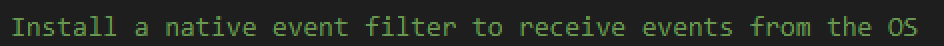
#> input picture V0.5.3.1/Capture/capture.png, 472 x 23 px, found by its file name (shown 2 times larger)
$ python -i V3Image2Text.py   (imports and definitions only)
#> lines starting #> are read from the running program, lines starting #| are printed output that depends on the picture
# -*- coding: utf-8 -*-
from PIL import Image, ImageEnhance
from pytesseract import image_to_string, pytesseract


from orcSpaceLib import OCRSpace

def ImageToText(image=".\Capture\\capture.png"):
#> called with image = '.\\Capture\\capture.png'
	try:
		imgOriginal = Image.open(image)
#> imgOriginal is the input picture: PIL image 472x23 RGB; mean R, G, B 36.5, 41.2, 34.4


		imgColor = ImageEnhance.Color(imgOriginal)
		imgColorE = imgColor.enhance(0)
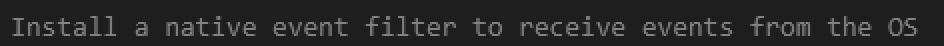
#> imgColorE: PIL image 472x23 RGB (shown 2 times larger); min 30, max 131, mean 39

		imgSharpe = ImageEnhance.Sharpness(imgColorE)
		imgSharpeE = imgSharpe.enhance(1.75)
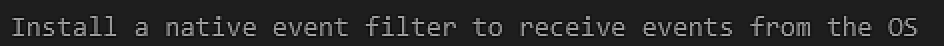
#> imgSharpeE: PIL image 472x23 RGB (shown 2 times larger); min 0, max 170, mean 38.9


		imgContrast = ImageEnhance.Contrast(imgSharpeE)
		imgContrastE = imgContrast.enhance(5)
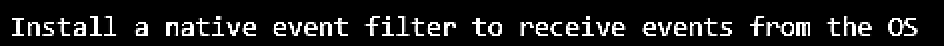
#> imgContrastE: PIL image 472x23 RGB (shown 2 times larger); min 0, max 255, mean 27.4

		imgContrastE.save(".\Capture\\capture2.png")

		imgModified = Image.open(".\Capture\\capture2.png")
		# pytesseract.tesseract_cmd = 'C:\\Program Files (x86)\\Tesseract-OCR\\tesseract.exe'


#> (the run stopped early here; a loop or call above may not have finished)
